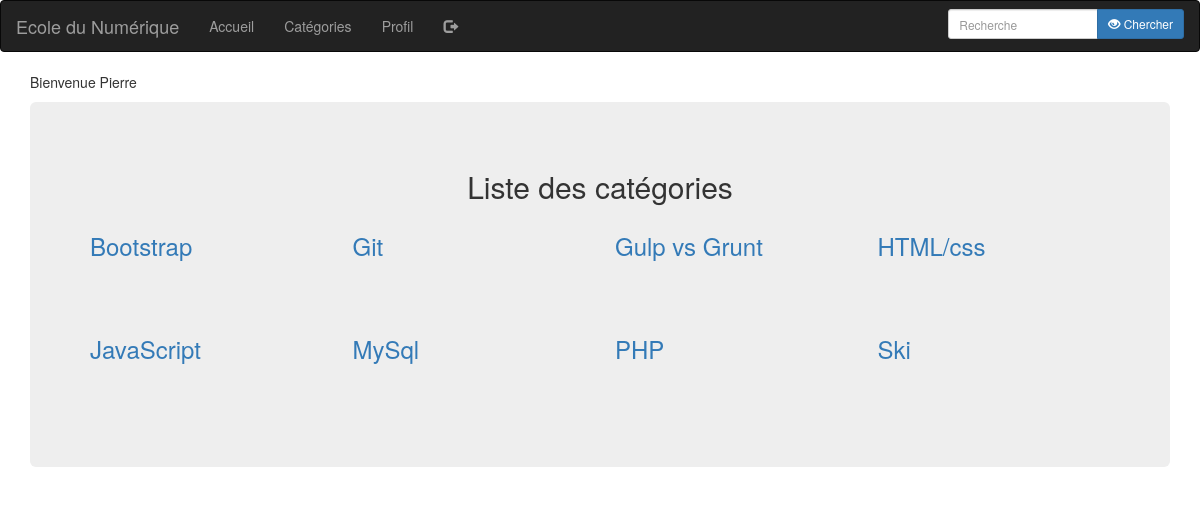
/index.php?page=categorie (signed in), run on the app's committed database.
### tables this page shows
CREATE TABLE Categorie (
	id INT UNSIGNED AUTO_INCREMENT,
	nom VARCHAR(150) NOT NULL,
    
	PRIMARY KEY(id)
);

### models/functions.php (called while the page is built, shortened)
<?php
    class pdo_connect
    {
        private function init(){
            $connexion = new PDO('mysql:host=localhost:8889;dbname=EDN_forum;charset=utf8', 'root', 'root');
            $connexion->query("EDN_forum");
            $connexion->setAttribute(PDO::ATTR_ERRMODE, PDO::ERRMODE_EXCEPTION);
            $connexion->setAttribute(PDO::ATTR_EMULATE_PREPARES, FALSE);
            return $connexion;
        }
        public function selectCategorie(){
            $connexion = $this->init();
            $categorie = $connexion -> prepare ("SELECT nom FROM Categorie ORDER BY nom");
            $categorie -> execute();
            $cat = $categorie->fetchAll(PDO::FETCH_ASSOC);
            return $cat;
        }
    }
?>

### view/categorie.php (the view, shortened to what this page needs)
<?php
    $user = $_SESSION['name'];
?>
<!DOCTYPE html>
<html lang="en">
<head>
    <link rel="stylesheet" href="https://maxcdn.bootstrapcdn.com/bootstrap/3.3.7/css/bootstrap.min.css">
</head>
<body>
    <div>
        <? include "nav.php";  ?>
    </div>
    <section class="container">
        <div>
            <p>Bienvenue <?php  echo $user;  ?></p>
        </div>
        <div class="jumbotron">
            <div class="row">
                <h2 class="text-center">Liste des catégories</h2>
                <?php
                $connect = new pdo_connect();
                $selectCat = $connect -> selectCategorie();
                $nbre = count($selectCat);
                for ($i = 0 ; $i < $nbre; $i++){
                    ?>
                    <div class="col-lg-3">
                    <?php
                    foreach($selectCat[$i] as $key => $value){
                        echo "<a href='index.php?page=sujet&cat=".$value."'>";
                        echo "<h3>".$value."<h3>";
                        echo "</a>";
                    }
                    ?>
                    </div>
                    <?php
                }
                ?>
            </div>
        </div>
    </section>
</body>
</html>

### data on the page
categorie: nom "Bootstrap"
categorie: nom "Git"
categorie: nom "Gulp vs Grunt"
categorie: nom "HTML/css"
categorie: nom "JavaScript"
categorie: nom "MySql"
categorie: nom "PHP"
categorie: nom "Ski"

### other printed values
$user "Pierre"
